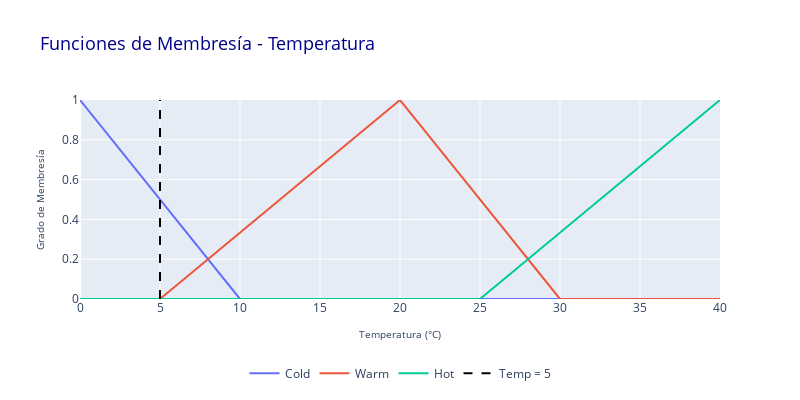
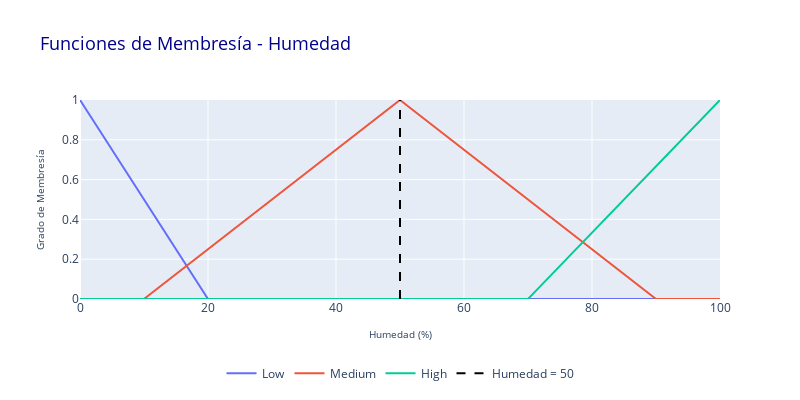
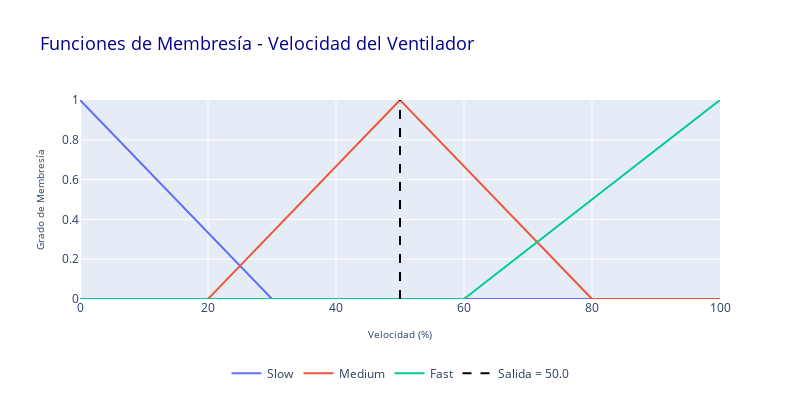

Notebook cell for these charts, in order:
### Code cell
# Evaluaciones:
eval_temp = temp_input
eval_hum = hum_input
fan_output = fan_simulation.output['fan_speed']

# Mostrar gráficos con la función modular
plot_membership(temperature, eval_temp, "Funciones de Membresía - Temperatura", "Temperatura (°C)", "Temp").show()
plot_membership(humidity, eval_hum, "Funciones de Membresía - Humedad", "Humedad (%)", "Humedad").show()
plot_membership(fan_speed, fan_output, "Funciones de Membresía - Velocidad del Ventilador", "Velocidad (%)", "Salida").show()
